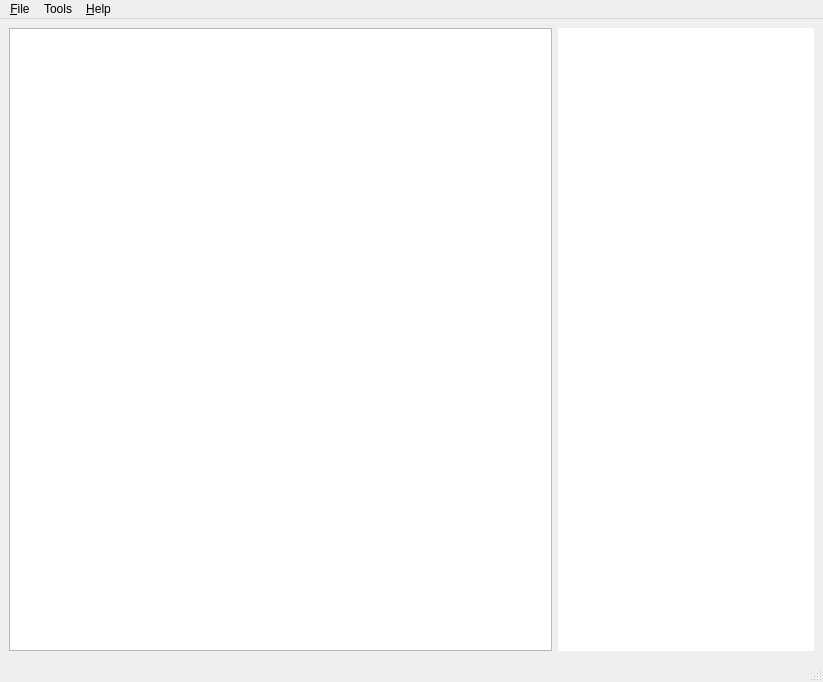
<?xml version="1.0" encoding="UTF-8"?>
<ui version="4.0">
 <class>MainWindow</class>
 <widget class="QMainWindow" name="MainWindow">
  <property name="geometry">
   <rect>
    <x>0</x>
    <y>0</y>
    <width>823</width>
    <height>682</height>
   </rect>
  </property>
  <property name="windowTitle">
   <string>kraken</string>
  </property>
  <widget class="QWidget" name="centralwidget">
   <layout class="QGridLayout" name="gridLayout">
    <item row="0" column="0">
     <layout class="QHBoxLayout" name="horizontalLayout">
      <item>
       <widget class="QListView" name="codeView">
        <property name="selectionRectVisible">
         <bool>true</bool>
        </property>
       </widget>
      </item>
      <item>
       <widget class="QPlainTextEdit" name="statisticsText">
        <property name="sizePolicy">
         <sizepolicy hsizetype="Minimum" vsizetype="Expanding">
          <horstretch>0</horstretch>
          <verstretch>0</verstretch>
         </sizepolicy>
        </property>
        <property name="frameShape">
         <enum>QFrame::NoFrame</enum>
        </property>
        <property name="readOnly">
         <bool>true</bool>
        </property>
        <property name="textInteractionFlags">
         <set>Qt::NoTextInteraction</set>
        </property>
       </widget>
      </item>
     </layout>
    </item>
   </layout>
  </widget>
  <widget class="QMenuBar" name="menubar">
   <property name="geometry">
    <rect>
     <x>0</x>
     <y>0</y>
     <width>823</width>
     <height>21</height>
    </rect>
   </property>
   <widget class="QMenu" name="menuFile">
    <property name="title">
     <string>&amp;File</string>
    </property>
    <addaction name="actionLoad"/>
    <addaction name="separator"/>
    <addaction name="actionExit"/>
   </widget>
   <widget class="QMenu" name="menuHelp">
    <property name="title">
     <string>&amp;Help</string>
    </property>
    <addaction name="actionHelp"/>
    <addaction name="actionAbout"/>
   </widget>
   <widget class="QMenu" name="menuTools">
    <property name="title">
     <string>Tools</string>
    </property>
    <addaction name="actionShowProgramListing"/>
    <addaction name="actionShowUsedInstructions"/>
   </widget>
   <addaction name="menuFile"/>
   <addaction name="menuTools"/>
   <addaction name="menuHelp"/>
  </widget>
  <widget class="QStatusBar" name="statusbar">
   <property name="enabled">
    <bool>true</bool>
   </property>
  </widget>
  <action name="actionLoad">
   <property name="text">
    <string>&amp;Load</string>
   </property>
  </action>
  <action name="actionExit">
   <property name="text">
    <string>&amp;Exit</string>
   </property>
  </action>
  <action name="actionHelp">
   <property name="text">
    <string>&amp;Help</string>
   </property>
  </action>
  <action name="actionAbout">
   <property name="text">
    <string>&amp;About</string>
   </property>
  </action>
  <action name="actionShowProgramListing">
   <property name="enabled">
    <bool>false</bool>
   </property>
   <property name="text">
    <string>Show program listing</string>
   </property>
  </action>
  <action name="actionShowUsedInstructions">
   <property name="enabled">
    <bool>false</bool>
   </property>
   <property name="text">
    <string>Show used instructions</string>
   </property>
  </action>
 </widget>
 <resources/>
 <connections/>
</ui>
